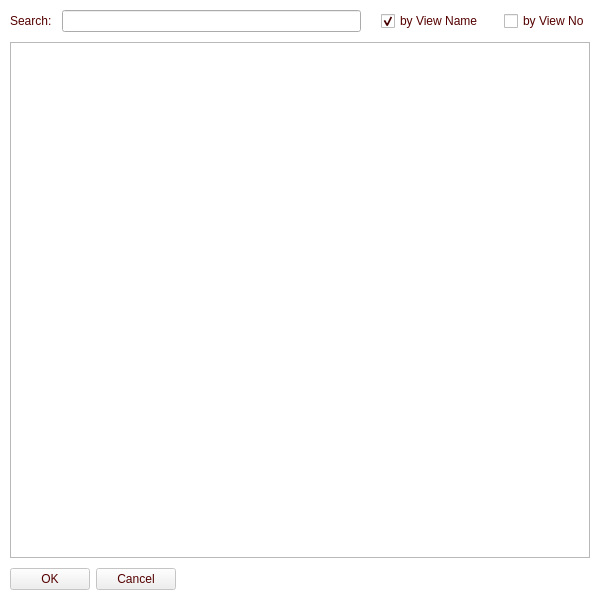
<?xml version="1.0" encoding="UTF-8"?>
<ui version="4.0">
 <class>DialogSearch</class>
 <widget class="QDialog" name="DialogSearch">
  <property name="geometry">
   <rect>
    <x>0</x>
    <y>0</y>
    <width>600</width>
    <height>600</height>
   </rect>
  </property>
  <property name="minimumSize">
   <size>
    <width>600</width>
    <height>600</height>
   </size>
  </property>
  <property name="maximumSize">
   <size>
    <width>16777214</width>
    <height>16777215</height>
   </size>
  </property>
  <property name="palette">
   <palette>
    <active>
     <colorrole role="WindowText">
      <brush brushstyle="SolidPattern">
       <color alpha="255">
        <red>0</red>
        <green>0</green>
        <blue>0</blue>
       </color>
      </brush>
     </colorrole>
     <colorrole role="Button">
      <brush brushstyle="SolidPattern">
       <color alpha="255">
        <red>255</red>
        <green>255</green>
        <blue>255</blue>
       </color>
      </brush>
     </colorrole>
     <colorrole role="Light">
      <brush brushstyle="SolidPattern">
       <color alpha="255">
        <red>255</red>
        <green>255</green>
        <blue>255</blue>
       </color>
      </brush>
     </colorrole>
     <colorrole role="Midlight">
      <brush brushstyle="SolidPattern">
       <color alpha="255">
        <red>255</red>
        <green>255</green>
        <blue>255</blue>
       </color>
      </brush>
     </colorrole>
     <colorrole role="Dark">
      <brush brushstyle="SolidPattern">
       <color alpha="255">
        <red>127</red>
        <green>127</green>
        <blue>127</blue>
       </color>
      </brush>
     </colorrole>
     <colorrole role="Mid">
      <brush brushstyle="SolidPattern">
       <color alpha="255">
        <red>170</red>
        <green>170</green>
        <blue>170</blue>
       </color>
      </brush>
     </colorrole>
     <colorrole role="Text">
      <brush brushstyle="SolidPattern">
       <color alpha="255">
        <red>0</red>
        <green>0</green>
        <blue>0</blue>
       </color>
      </brush>
     </colorrole>
     <colorrole role="BrightText">
      <brush brushstyle="SolidPattern">
       <color alpha="255">
        <red>255</red>
        <green>255</green>
        <blue>255</blue>
       </color>
      </brush>
     </colorrole>
     <colorrole role="ButtonText">
      <brush brushstyle="SolidPattern">
       <color alpha="255">
        <red>0</red>
        <green>0</green>
        <blue>0</blue>
       </color>
      </brush>
     </colorrole>
     <colorrole role="Base">
      <brush brushstyle="SolidPattern">
       <color alpha="255">
        <red>255</red>
        <green>255</green>
        <blue>255</blue>
       </color>
      </brush>
     </colorrole>
     <colorrole role="Window">
      <brush brushstyle="SolidPattern">
       <color alpha="255">
        <red>255</red>
        <green>255</green>
        <blue>255</blue>
       </color>
      </brush>
     </colorrole>
     <colorrole role="Shadow">
      <brush brushstyle="SolidPattern">
       <color alpha="255">
        <red>0</red>
        <green>0</green>
        <blue>0</blue>
       </color>
      </brush>
     </colorrole>
     <colorrole role="AlternateBase">
      <brush brushstyle="SolidPattern">
       <color alpha="255">
        <red>255</red>
        <green>255</green>
        <blue>255</blue>
       </color>
      </brush>
     </colorrole>
     <colorrole role="ToolTipBase">
      <brush brushstyle="SolidPattern">
       <color alpha="255">
        <red>255</red>
        <green>255</green>
        <blue>220</blue>
       </color>
      </brush>
     </colorrole>
     <colorrole role="ToolTipText">
      <brush brushstyle="SolidPattern">
       <color alpha="255">
        <red>0</red>
        <green>0</green>
        <blue>0</blue>
       </color>
      </brush>
     </colorrole>
     <colorrole role="PlaceholderText">
      <brush brushstyle="SolidPattern">
       <color alpha="127">
        <red>0</red>
        <green>0</green>
        <blue>0</blue>
       </color>
      </brush>
     </colorrole>
     <colorrole role="Accent">
      <brush brushstyle="SolidPattern">
       <color alpha="255">
        <red>255</red>
        <green>255</green>
        <blue>255</blue>
       </color>
      </brush>
     </colorrole>
    </active>
    <inactive>
     <colorrole role="WindowText">
      <brush brushstyle="SolidPattern">
       <color alpha="255">
        <red>0</red>
        <green>0</green>
        <blue>0</blue>
       </color>
      </brush>
     </colorrole>
     <colorrole role="Button">
      <brush brushstyle="SolidPattern">
       <color alpha="255">
        <red>255</red>
        <green>255</green>
        <blue>255</blue>
       </color>
      </brush>
     </colorrole>
     <colorrole role="Light">
      <brush brushstyle="SolidPattern">
       <color alpha="255">
        <red>255</red>
        <green>255</green>
        <blue>255</blue>
       </color>
      </brush>
     </colorrole>
     <colorrole role="Midlight">
      <brush brushstyle="SolidPattern">
       <color alpha="255">
        <red>255</red>
        <green>255</green>
        <blue>255</blue>
       </color>
      </brush>
     </colorrole>
     <colorrole role="Dark">
      <brush brushstyle="SolidPattern">
       <color alpha="255">
        <red>127</red>
        <green>127</green>
        <blue>127</blue>
       </color>
      </brush>
     </colorrole>
     <colorrole role="Mid">
      <brush brushstyle="SolidPattern">
       <color alpha="255">
        <red>170</red>
        <green>170</green>
        <blue>170</blue>
       </color>
      </brush>
     </colorrole>
     <colorrole role="Text">
      <brush brushstyle="SolidPattern">
       <color alpha="255">
        <red>0</red>
        <green>0</green>
        <blue>0</blue>
       </color>
      </brush>
     </colorrole>
     <colorrole role="BrightText">
      <brush brushstyle="SolidPattern">
       <color alpha="255">
        <red>255</red>
        <green>255</green>
        <blue>255</blue>
       </color>
      </brush>
     </colorrole>
     <colorrole role="ButtonText">
      <brush brushstyle="SolidPattern">
       <color alpha="255">
        <red>0</red>
        <green>0</green>
        <blue>0</blue>
       </color>
      </brush>
     </colorrole>
     <colorrole role="Base">
      <brush brushstyle="SolidPattern">
       <color alpha="255">
        <red>255</red>
        <green>255</green>
        <blue>255</blue>
       </color>
      </brush>
     </colorrole>
     <colorrole role="Window">
      <brush brushstyle="SolidPattern">
       <color alpha="255">
        <red>255</red>
        <green>255</green>
        <blue>255</blue>
       </color>
      </brush>
     </colorrole>
     <colorrole role="Shadow">
      <brush brushstyle="SolidPattern">
       <color alpha="255">
        <red>0</red>
        <green>0</green>
        <blue>0</blue>
       </color>
      </brush>
     </colorrole>
     <colorrole role="AlternateBase">
      <brush brushstyle="SolidPattern">
       <color alpha="255">
        <red>255</red>
        <green>255</green>
        <blue>255</blue>
       </color>
      </brush>
     </colorrole>
     <colorrole role="ToolTipBase">
      <brush brushstyle="SolidPattern">
       <color alpha="255">
        <red>255</red>
        <green>255</green>
        <blue>220</blue>
       </color>
      </brush>
     </colorrole>
     <colorrole role="ToolTipText">
      <brush brushstyle="SolidPattern">
       <color alpha="255">
        <red>0</red>
        <green>0</green>
        <blue>0</blue>
       </color>
      </brush>
     </colorrole>
     <colorrole role="PlaceholderText">
      <brush brushstyle="SolidPattern">
       <color alpha="127">
        <red>0</red>
        <green>0</green>
        <blue>0</blue>
       </color>
      </brush>
     </colorrole>
     <colorrole role="Accent">
      <brush brushstyle="SolidPattern">
       <color alpha="255">
        <red>255</red>
        <green>255</green>
        <blue>255</blue>
       </color>
      </brush>
     </colorrole>
    </inactive>
    <disabled>
     <colorrole role="WindowText">
      <brush brushstyle="SolidPattern">
       <color alpha="255">
        <red>127</red>
        <green>127</green>
        <blue>127</blue>
       </color>
      </brush>
     </colorrole>
     <colorrole role="Button">
      <brush brushstyle="SolidPattern">
       <color alpha="255">
        <red>255</red>
        <green>255</green>
        <blue>255</blue>
       </color>
      </brush>
     </colorrole>
     <colorrole role="Light">
      <brush brushstyle="SolidPattern">
       <color alpha="255">
        <red>255</red>
        <green>255</green>
        <blue>255</blue>
       </color>
      </brush>
     </colorrole>
     <colorrole role="Midlight">
      <brush brushstyle="SolidPattern">
       <color alpha="255">
        <red>255</red>
        <green>255</green>
        <blue>255</blue>
       </color>
      </brush>
     </colorrole>
     <colorrole role="Dark">
      <brush brushstyle="SolidPattern">
       <color alpha="255">
        <red>127</red>
        <green>127</green>
        <blue>127</blue>
       </color>
      </brush>
     </colorrole>
     <colorrole role="Mid">
      <brush brushstyle="SolidPattern">
       <color alpha="255">
        <red>170</red>
        <green>170</green>
        <blue>170</blue>
       </color>
      </brush>
     </colorrole>
     <colorrole role="Text">
      <brush brushstyle="SolidPattern">
       <color alpha="255">
        <red>127</red>
        <green>127</green>
        <blue>127</blue>
       </color>
      </brush>
     </colorrole>
     <colorrole role="BrightText">
      <brush brushstyle="SolidPattern">
       <color alpha="255">
        <red>255</red>
        <green>255</green>
        <blue>255</blue>
       </color>
      </brush>
     </colorrole>
     <colorrole role="ButtonText">
      <brush brushstyle="SolidPattern">
       <color alpha="255">
        <red>127</red>
        <green>127</green>
        <blue>127</blue>
       </color>
      </brush>
     </colorrole>
     <colorrole role="Base">
      <brush brushstyle="SolidPattern">
       <color alpha="255">
        <red>255</red>
        <green>255</green>
        <blue>255</blue>
       </color>
      </brush>
     </colorrole>
     <colorrole role="Window">
      <brush brushstyle="SolidPattern">
       <color alpha="255">
        <red>255</red>
        <green>255</green>
        <blue>255</blue>
       </color>
      </brush>
     </colorrole>
     <colorrole role="Shadow">
      <brush brushstyle="SolidPattern">
       <color alpha="255">
        <red>0</red>
        <green>0</green>
        <blue>0</blue>
       </color>
      </brush>
     </colorrole>
     <colorrole role="AlternateBase">
      <brush brushstyle="SolidPattern">
       <color alpha="255">
        <red>255</red>
        <green>255</green>
        <blue>255</blue>
       </color>
      </brush>
     </colorrole>
     <colorrole role="ToolTipBase">
      <brush brushstyle="SolidPattern">
       <color alpha="255">
        <red>255</red>
        <green>255</green>
        <blue>220</blue>
       </color>
      </brush>
     </colorrole>
     <colorrole role="ToolTipText">
      <brush brushstyle="SolidPattern">
       <color alpha="255">
        <red>0</red>
        <green>0</green>
        <blue>0</blue>
       </color>
      </brush>
     </colorrole>
     <colorrole role="PlaceholderText">
      <brush brushstyle="SolidPattern">
       <color alpha="127">
        <red>127</red>
        <green>127</green>
        <blue>127</blue>
       </color>
      </brush>
     </colorrole>
     <colorrole role="Accent">
      <brush brushstyle="SolidPattern">
       <color alpha="255">
        <red>255</red>
        <green>255</green>
        <blue>255</blue>
       </color>
      </brush>
     </colorrole>
    </disabled>
   </palette>
  </property>
  <property name="windowTitle">
   <string>Search</string>
  </property>
  <property name="windowIcon">
   <iconset resource="images.qrc">
    <normaloff>:/images/images/search.png</normaloff>:/images/images/search.png</iconset>
  </property>
  <property name="styleSheet">
   <string notr="true">color: rgb(85, 0, 0);</string>
  </property>
  <layout class="QVBoxLayout" name="verticalLayout">
   <property name="spacing">
    <number>10</number>
   </property>
   <property name="leftMargin">
    <number>10</number>
   </property>
   <property name="topMargin">
    <number>10</number>
   </property>
   <property name="rightMargin">
    <number>10</number>
   </property>
   <property name="bottomMargin">
    <number>10</number>
   </property>
   <item>
    <layout class="QHBoxLayout" name="horizontalLayout_2">
     <property name="spacing">
      <number>20</number>
     </property>
     <item>
      <layout class="QHBoxLayout" name="horizontalLayout">
       <property name="spacing">
        <number>10</number>
       </property>
       <item>
        <widget class="QLabel" name="label">
         <property name="text">
          <string>Search:</string>
         </property>
        </widget>
       </item>
       <item>
        <widget class="QLineEdit" name="leSearch"/>
       </item>
      </layout>
     </item>
     <item>
      <widget class="QCheckBox" name="cbSearchName">
       <property name="text">
        <string>by View Name</string>
       </property>
       <property name="checked">
        <bool>true</bool>
       </property>
       <attribute name="buttonGroup">
        <string notr="true">buttonGroup</string>
       </attribute>
      </widget>
     </item>
     <item>
      <widget class="QCheckBox" name="cbSeachID">
       <property name="text">
        <string>by View No</string>
       </property>
       <attribute name="buttonGroup">
        <string notr="true">buttonGroup</string>
       </attribute>
      </widget>
     </item>
    </layout>
   </item>
   <item>
    <widget class="QTableWidget" name="tbwSearch">
     <property name="styleSheet">
      <string notr="true">QHeaderView::section:checked{
	background-color: rgb(225, 225, 225);
}
QHeaderView::section { 
	background-color:  rgb(225, 225, 225);
	color: rgb(85, 0, 0);
 	padding-left: 4px;
 	border: 0.5px solid rgb(225, 225, 225); }

QTableWidget::item {
	padding-top: 3px;
	padding-bottom: 3px;
	padding-right: 10px;
	padding-left: 10px;
}</string>
     </property>
     <property name="editTriggers">
      <set>QAbstractItemView::NoEditTriggers</set>
     </property>
     <property name="selectionMode">
      <enum>QAbstractItemView::SingleSelection</enum>
     </property>
     <property name="selectionBehavior">
      <enum>QAbstractItemView::SelectRows</enum>
     </property>
    </widget>
   </item>
   <item alignment="Qt::AlignLeft">
    <widget class="QDialogButtonBox" name="buttonBox">
     <property name="enabled">
      <bool>false</bool>
     </property>
     <property name="font">
      <font>
       <bold>true</bold>
      </font>
     </property>
     <property name="standardButtons">
      <set>QDialogButtonBox::Cancel|QDialogButtonBox::Ok</set>
     </property>
    </widget>
   </item>
  </layout>
 </widget>
 <resources>
  <include location="images.qrc"/>
 </resources>
 <connections/>
 <buttongroups>
  <buttongroup name="buttonGroup"/>
 </buttongroups>
</ui>
